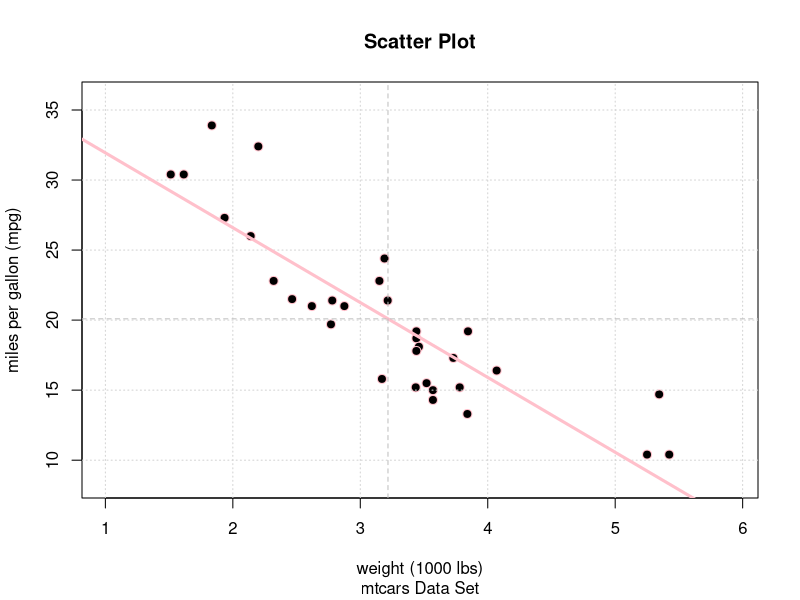

Recreate this plot in R.
data(mtcars)

model <- lm(mpg ~ wt, data = mtcars)

plot(mtcars$wt, mtcars$mpg,
     pch = 21,
     bg = "black",
     col = "pink",
     cex = 1.2,
     main = "Scatter Plot",
     sub = "mtcars Data Set",
     xlab = "weight (1000 lbs)",
     ylab = "miles per gallon (mpg)",
     xlim = c(min(mtcars$wt) - 0.5, max(mtcars$wt) + 0.5),
     ylim = c(min(mtcars$mpg) - 2, max(mtcars$mpg) + 2))

grid()

abline(model, col = "pink", lwd = 3)

abline(h = mean(mtcars$mpg), col = "gray", lty = 2)
abline(v = mean(mtcars$wt), col = "gray", lty = 2)
